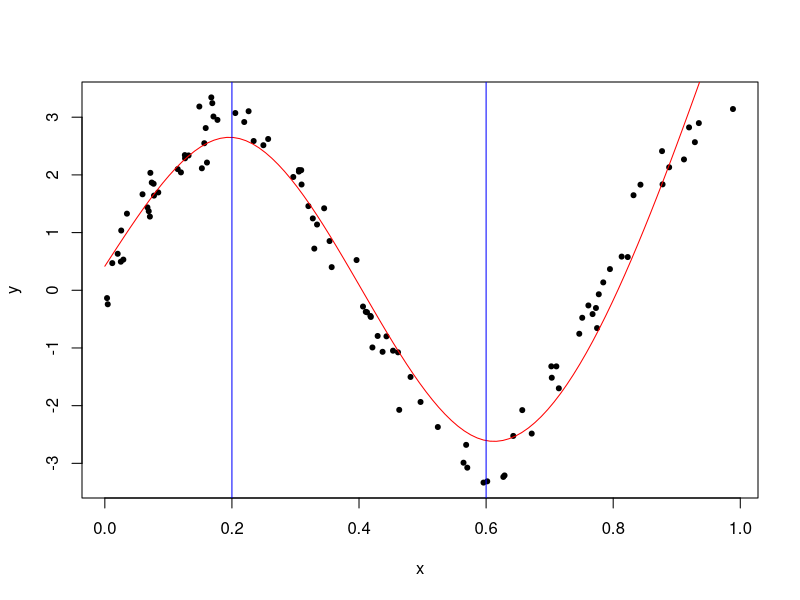
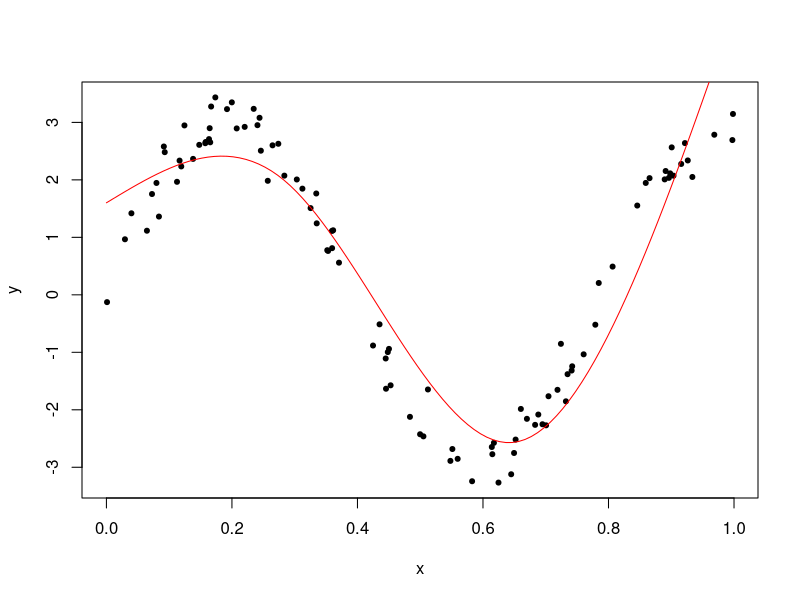
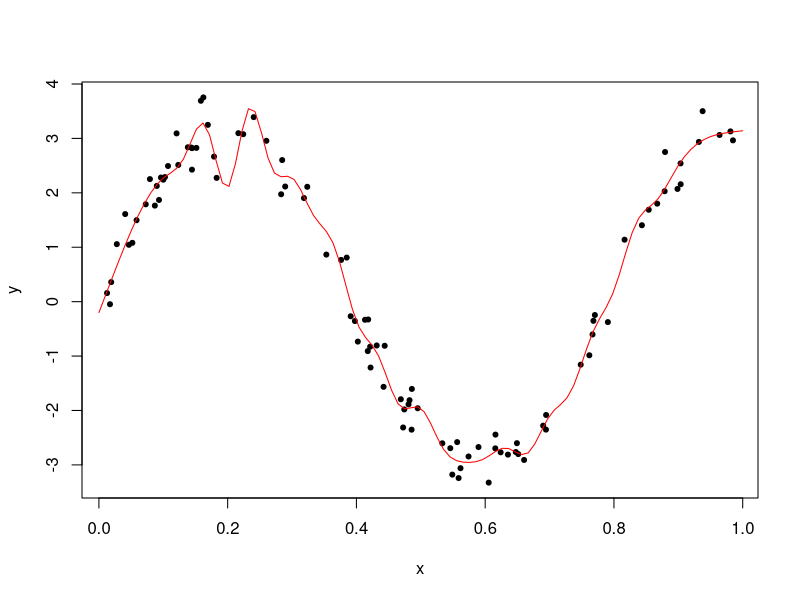
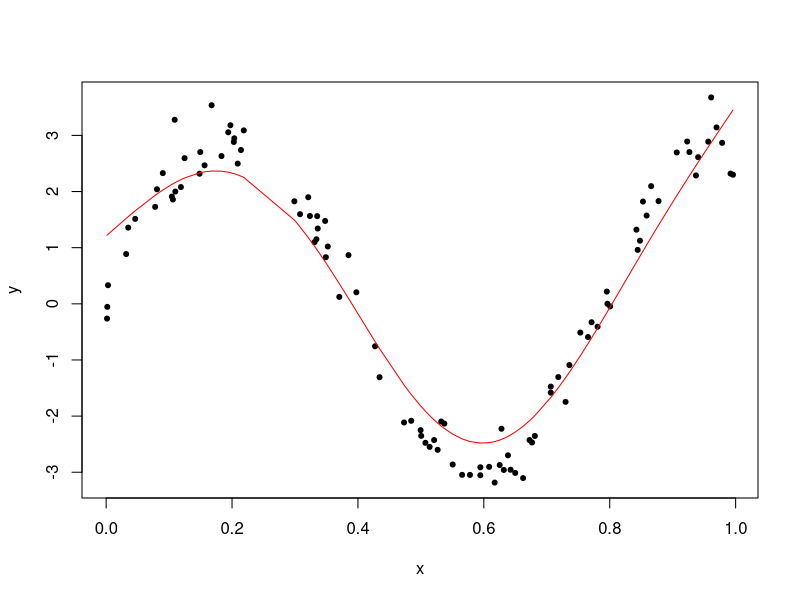
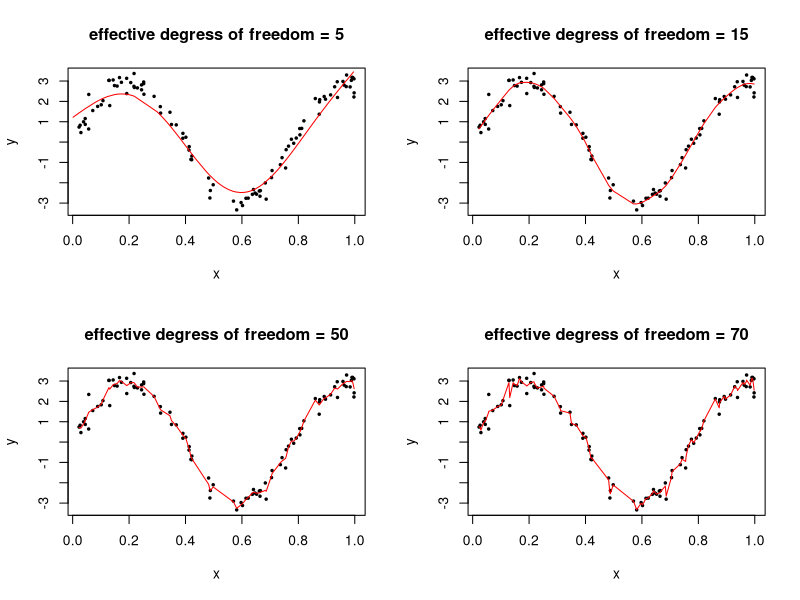
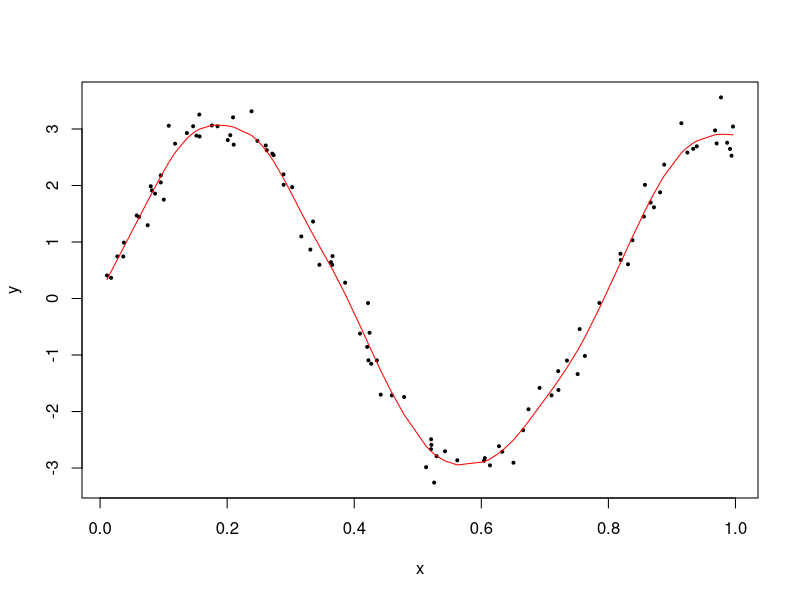

These figures' R source, in order:
## ---- chunk 1
library(knitr)
library(splines)
library(ggplot2)
library(lattice)
## ---- chunk 2
n = 100
x = runif(n)
x.grid = seq(0,1,length.out = 100)
y = 3*sin(8*x) + rnorm(n,0,.3)
fit = lm(y ~ ns(x,knots = c(0.2,0.6)) )
plot(x,y,pch=20)
pred  = predict(fit,newdata=list(x=x.grid))
lines(x.grid, pred,col="red")
abline(v=c(0.2,0.6), col = 'blue')
## ---- chunk 3
x = runif(n)
y = 3*sin(8*x) + rnorm(n,0,.3)
fit = lm(y ~ ns(x,df=3) )
summary(fit)
plot(x,y,pch=20)
pred  = predict(fit,newdata=list(x=x.grid))
lines(x.grid, pred,col="red")
## ---- chunk 4
kknots=seq(0+0.1,1-0.1,len=25)
x = runif(n)
y = 3*sin(8*x) + rnorm(n,0,.3)
fit = lm(y ~ ns(x,df=3,knots = kknots ))
plot(x,y,pch=20)
pred  = predict(fit,newdata=list(x=x.grid))
lines(x.grid, pred,col="red")
## ---- chunk 5
n = 100
x = runif(n)
y = 3*sin(8*x) + rnorm(n,0,.3)
fitsm5 = smooth.spline(y ~ x, all.knots=T, cv=T, df=5)
fitsm5
plot(x,y,pch=20)
lines(fitsm5,col="red")
## ---- chunk 6
par(mfrow = c(2,2))
n = 100
x = runif(n)
y = 3*sin(8*x) + rnorm(n,0,.3)
fitsm15= smooth.spline(y ~ x, all.knots=T, cv=T, df=15)
fitsm50= smooth.spline(y ~ x, all.knots=T, cv=T, df=50)
fitsm70= smooth.spline(y ~ x, all.knots=T, cv=T, df=70)
plot(x,y,pch=20, cex=0.6)
title("effective degress of freedom = 5")
lines(fitsm5,col="red")
plot(x,y,pch=20, cex=0.6)
title("effective degress of freedom = 15")
lines(fitsm15,col="red")
plot(x,y,pch=20, cex=0.6)
title("effective degress of freedom = 50")
lines(fitsm50,col="red")
plot(x,y,pch=20, cex=0.6)
title("effective degress of freedom = 70")
lines(fitsm70,col="red")
## ---- chunk 7
par(mfrow = c(1,1))
n = 100
x = runif(n)
y = 3*sin(8*x) + rnorm(n,0,.3)
fitsmauto= smooth.spline(y ~ x, all.knots=T, cv=T)
fitsmauto
plot(x,y,pch=20, cex=0.6)
lines(fitsmauto,col="red")
